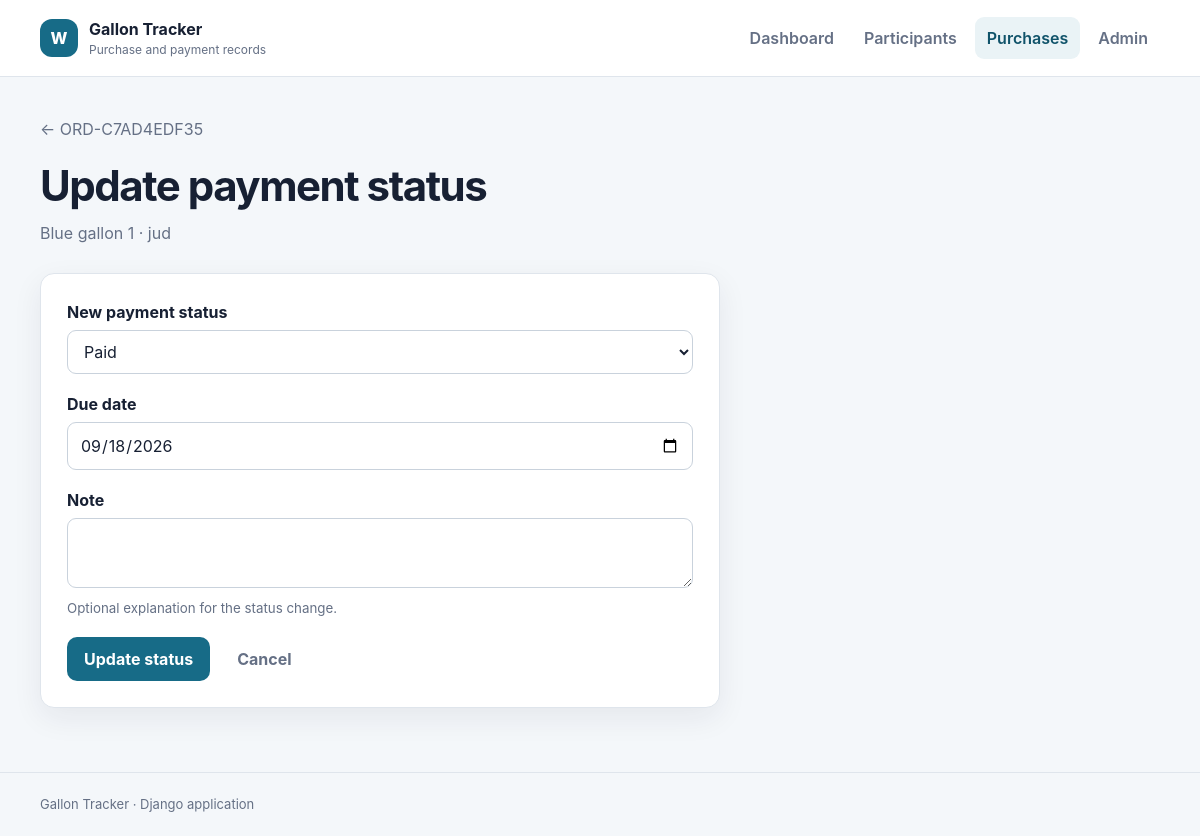
/gallons/3/status/, run on the app's committed database.
### water/models.py (models this page shows, shortened)
class Gallon(models.Model):
    class GallonColor(models.TextChoices):
        BLUE = "BLUE", "Blue"
        PINK = "PINK", "Pink"
    class PaymentStatus(models.TextChoices):
        PAID = "PAID", "Paid"
        NOT_PAID = "NOT_PAID", "Not Paid"
        WILL_BE_PAID = "WILL_BE_PAID", "Will Be Paid"
    order = models.ForeignKey(
        WaterOrder,
        on_delete=models.CASCADE,
        related_name="gallons"
    )
    sequence_number = models.PositiveIntegerField()
    color = models.CharField(
        max_length=10,
        choices=GallonColor.choices,
        default=GallonColor.BLUE
    )
    unit_price = models.DecimalField(
        max_digits=10,
        decimal_places=2
    )
    payment_status = models.CharField(
        max_length=20,
        choices=PaymentStatus.choices,
        default=PaymentStatus.NOT_PAID
    )
    due_date = models.DateField(
        null=True,
        blank=True
    )
    paid_at = models.DateTimeField(
        null=True,
        blank=True
    )
    created_at = models.DateTimeField(
        auto_now_add=True
    )
    updated_at = models.DateTimeField(
        auto_now=True
    )
    class Meta:
        constraints = [
            models.UniqueConstraint(
                fields=["order", "sequence_number"],
                name="unique_gallon_per_order"
            )
        ]

class WaterOrder(models.Model):
    participant = models.ForeignKey(
        Participant,
        on_delete=models.PROTECT,
        related_name="orders",
        verbose_name="assigned buyer"
    )
    order_number = models.CharField(
        max_length=30,
        unique=True
    )
    distributed_at = models.DateTimeField(
        verbose_name="purchase date"
    )
    notes = models.TextField(blank=True)
    created_at = models.DateTimeField(
        auto_now_add=True
    )
    class Meta:
        verbose_name = "gallon purchase"
        verbose_name_plural = "gallon purchases"

class Participant(models.Model):
    participant_number = models.CharField(
        max_length=30,
        unique=True
    )
    full_name = models.CharField(max_length=150)
    phone = models.CharField(
        max_length=30,
        blank=True
    )
    address = models.TextField(blank=True)
    is_active = models.BooleanField(default=True)
    created_at = models.DateTimeField(
        auto_now_add=True
    )
    updated_at = models.DateTimeField(
        auto_now=True
    )

### water/views.py (the view, shortened to what this page needs)
# urls.py: path("gallons/<int:pk>/status/", views.gallon_status_update, name="gallon_status_update"),
def gallon_status_update(request, pk):
    gallon = get_object_or_404(
        Gallon.objects.select_related("order", "order__participant"),
        pk=pk
    )
    initial = {
        "payment_status": gallon.payment_status,
        "due_date": gallon.due_date,
    }
    form = GallonStatusForm(request.POST or None, initial=initial)
    return render(request, "water/gallon_status_form.html", {
        "form": form,
        "gallon": gallon,
    })

### water/forms.py (shortened to what this page needs)
class GallonStatusForm(forms.Form):
    payment_status = forms.ChoiceField(
        choices=Gallon.PaymentStatus.choices,
        label="New payment status"
    )
    due_date = forms.DateField(
        required=False,
        widget=DateInput()
    )
    note = forms.CharField(
        required=False,
        widget=forms.Textarea(attrs={"rows": 2}),
        help_text="Optional explanation for the status change."
    )

### water/templates/water/gallon_status_form.html (shortened to what this page needs)
{% extends "water/base.html" %}
{% block content %}
<section class="page-heading">
    <a class="back-link" href="{% url 'water:purchase_detail' gallon.order.pk %}">← {{ gallon.order.order_number }}</a>
    <h1>Update payment status</h1>
    <p>{{ gallon.get_color_display }} gallon {{ gallon.sequence_number }} · {{ gallon.order.participant.full_name }}</p>
</section>
<form method="post" class="panel data-form">
    {% for field in form %}
        <div class="field{% if field.errors %} field-error{% endif %}">
            <label for="{{ field.id_for_label }}">{{ field.label }}</label>
            {{ field }}
            {% if field.help_text %}<small>{{ field.help_text }}</small>{% endif %}
        </div>
    {% endfor %}
    <div class="form-actions">
        <button class="button primary" type="submit">Update status</button>
        <a class="button quiet" href="{% url 'water:purchase_detail' gallon.order.pk %}">Cancel</a>
    </div>
</form>
{% endblock %}

### water/static/water/styles.css (style rules this page uses)
:root { color-scheme: light; --ink: #172033; --muted: #657085; --line: #dfe5ec; --surface: #ffffff; --canvas: #f4f7fa; --primary: #176b87; --primary-dark: #10536a; --blue-soft: #e6f4ff; --blue: #2581c4; --pink-soft: #fff0f5; --pink: #d85d8b; --green-soft: #e9f8ef; --green: #217a46; --amber-soft: #fff5db; --amber: #8a5b00; --red-soft: #fff0ee; --red: #a33a31; --radius: 14px; --shadow: 0 10px 30px rgba(23, 32, 51, 0.07); }
* { box-sizing: border-box; }
body { margin: 0; min-height: 100vh; color: var(--ink); background: var(--canvas); font-family: -apple-system, BlinkMacSystemFont, "Segoe UI", sans-serif; line-height: 1.5; }
a { color: var(--primary); text-underline-offset: 3px; }
.page-heading { margin-bottom: 28px; }
.page-heading h1 { margin: 5px 0 4px; font-size: clamp(30px, 5vw, 42px); letter-spacing: -0.035em; }
.page-heading p { margin: 0; color: var(--muted); }
.back-link { display: inline-block; margin-bottom: 8px; color: var(--muted); text-decoration: none; }
.button-row, .form-actions { display: flex; gap: 10px; flex-wrap: wrap; }
.button { display: inline-flex; min-height: 42px; align-items: center; justify-content: center; padding: 9px 16px; border: 1px solid transparent; border-radius: 10px; font: inherit; font-weight: 700; cursor: pointer; text-decoration: none; }
.button.primary { background: var(--primary); color: white; }
.button.quiet { color: var(--muted); }
.panel, .table-wrap { background: var(--surface); border: 1px solid var(--line); border-radius: var(--radius); box-shadow: var(--shadow); }
.data-form { width: min(680px, 100%); padding: 26px; }
.field { margin-bottom: 18px; }
.field label { display: block; margin-bottom: 6px; font-weight: 700; }
.field small { display: block; margin-top: 5px; color: var(--muted); }
input, select, textarea { width: 100%; min-height: 44px; padding: 10px 12px; border: 1px solid #c9d2dc; border-radius: 9px; background: white; color: var(--ink); font: inherit; }
textarea { resize: vertical; }
.form-actions { margin-top: 8px; }

### data on the page
Gallon: order.order_number "ORD-C7AD4EDF35", color "Blue", sequence_number "1", order.participant.full_name "jud"

### other printed values
{{ field.label }} "New payment status" "Due date" "Note"
{{ field.help_text }} "Optional explanation for the status change."
